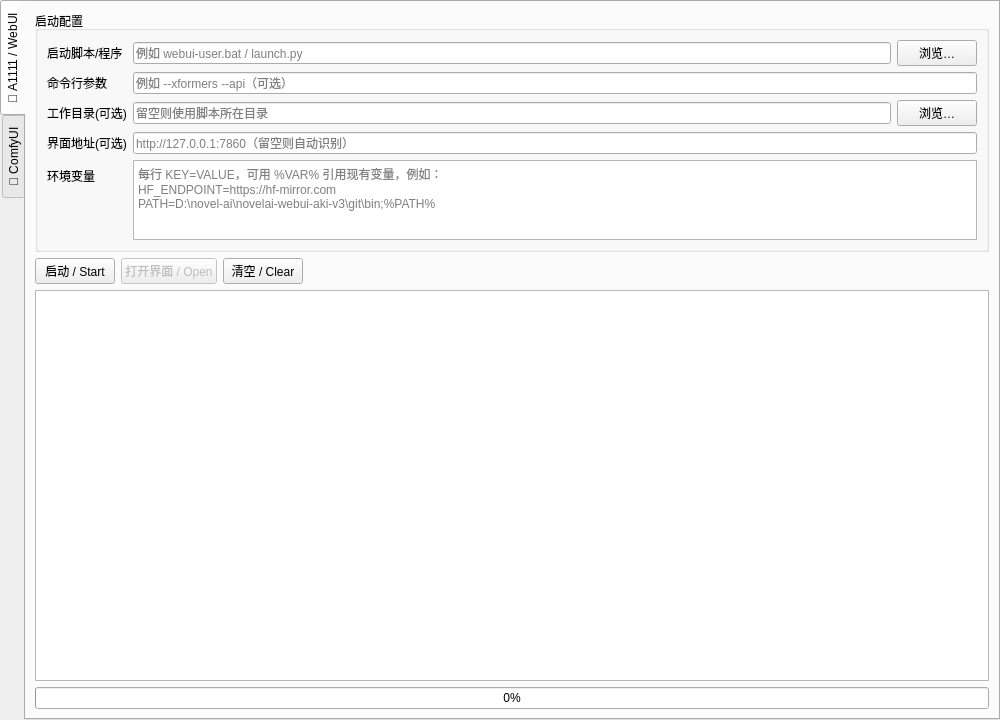
<?xml version="1.0" encoding="UTF-8"?>
<ui version="4.0">
 <class>LauncherWidget</class>
 <widget class="QWidget" name="LauncherWidget">
  <property name="geometry">
   <rect>
    <x>0</x>
    <y>0</y>
    <width>1000</width>
    <height>720</height>
   </rect>
  </property>
  <layout class="QVBoxLayout" name="verticalLayoutRoot">
   <property name="spacing">
    <number>0</number>
   </property>
   <property name="leftMargin">
    <number>0</number>
   </property>
   <property name="topMargin">
    <number>0</number>
   </property>
   <property name="rightMargin">
    <number>0</number>
   </property>
   <property name="bottomMargin">
    <number>0</number>
   </property>
   <item>
    <widget class="QTabWidget" name="targetTabs">
     <property name="tabPosition">
      <enum>QTabWidget::TabPosition::West</enum>
     </property>
     <property name="currentIndex">
      <number>0</number>
     </property>
     <widget class="QWidget" name="pageA1111">
      <attribute name="title">
       <string>🎨 A1111 / WebUI</string>
      </attribute>
      <layout class="QVBoxLayout" name="layoutA1111">
       <item>
        <widget class="QGroupBox" name="groupA1111">
         <property name="sizePolicy">
          <sizepolicy hsizetype="Preferred" vsizetype="Maximum">
           <horstretch>0</horstretch>
           <verstretch>0</verstretch>
          </sizepolicy>
         </property>
         <property name="title">
          <string>启动配置</string>
         </property>
         <layout class="QFormLayout" name="formA1111">
          <item row="0" column="0">
           <widget class="QLabel" name="lblScriptA1111">
            <property name="text">
             <string>启动脚本/程序</string>
            </property>
           </widget>
          </item>
          <item row="0" column="1">
           <layout class="QHBoxLayout" name="rowScriptA1111">
            <item>
             <widget class="QLineEdit" name="editScript_a1111">
              <property name="placeholderText">
               <string>例如 webui-user.bat / launch.py</string>
              </property>
             </widget>
            </item>
            <item>
             <widget class="QPushButton" name="btnBrowse_a1111">
              <property name="text">
               <string>浏览…</string>
              </property>
             </widget>
            </item>
           </layout>
          </item>
          <item row="1" column="0">
           <widget class="QLabel" name="lblArgsA1111">
            <property name="text">
             <string>命令行参数</string>
            </property>
           </widget>
          </item>
          <item row="1" column="1">
           <widget class="QLineEdit" name="editArgs_a1111">
            <property name="placeholderText">
             <string>例如 --xformers --api（可选）</string>
            </property>
           </widget>
          </item>
          <item row="2" column="0">
           <widget class="QLabel" name="lblWorkdirA1111">
            <property name="text">
             <string>工作目录(可选)</string>
            </property>
           </widget>
          </item>
          <item row="2" column="1">
           <layout class="QHBoxLayout" name="rowWorkdirA1111">
            <item>
             <widget class="QLineEdit" name="editWorkdir_a1111">
              <property name="placeholderText">
               <string>留空则使用脚本所在目录</string>
              </property>
             </widget>
            </item>
            <item>
             <widget class="QPushButton" name="btnBrowseWd_a1111">
              <property name="text">
               <string>浏览…</string>
              </property>
             </widget>
            </item>
           </layout>
          </item>
          <item row="3" column="0">
           <widget class="QLabel" name="lblUrlA1111">
            <property name="text">
             <string>界面地址(可选)</string>
            </property>
           </widget>
          </item>
          <item row="3" column="1">
           <widget class="QLineEdit" name="editUrl_a1111">
            <property name="placeholderText">
             <string>http://127.0.0.1:7860（留空则自动识别）</string>
            </property>
           </widget>
          </item>
          <item row="4" column="0">
           <widget class="QLabel" name="lblEnvA1111">
            <property name="text">
             <string>环境变量</string>
            </property>
           </widget>
          </item>
          <item row="4" column="1">
           <widget class="QPlainTextEdit" name="editEnv_a1111">
            <property name="sizePolicy">
             <sizepolicy hsizetype="Expanding" vsizetype="Maximum">
              <horstretch>0</horstretch>
              <verstretch>0</verstretch>
             </sizepolicy>
            </property>
            <property name="minimumSize">
             <size>
              <width>0</width>
              <height>64</height>
             </size>
            </property>
            <property name="maximumSize">
             <size>
              <width>16777215</width>
              <height>80</height>
             </size>
            </property>
            <property name="placeholderText">
             <string>每行 KEY=VALUE，可用 %VAR% 引用现有变量，例如：
HF_ENDPOINT=https://hf-mirror.com
PATH=D:\novel-ai\novelai-webui-aki-v3\git\bin;%PATH%</string>
            </property>
           </widget>
          </item>
         </layout>
        </widget>
       </item>
       <item>
        <layout class="QHBoxLayout" name="controlsA1111">
         <item>
          <widget class="QPushButton" name="btnStartStop_a1111">
           <property name="text">
            <string>启动 / Start</string>
           </property>
          </widget>
         </item>
         <item>
          <widget class="QPushButton" name="btnOpen_a1111">
           <property name="enabled">
            <bool>false</bool>
           </property>
           <property name="text">
            <string>打开界面 / Open</string>
           </property>
          </widget>
         </item>
         <item>
          <widget class="QPushButton" name="btnClear_a1111">
           <property name="text">
            <string>清空 / Clear</string>
           </property>
          </widget>
         </item>
         <item>
          <spacer name="controlsSpacerA1111">
           <property name="orientation">
            <enum>Qt::Orientation::Horizontal</enum>
           </property>
           <property name="sizeHint" stdset="0">
            <size>
             <width>40</width>
             <height>20</height>
            </size>
           </property>
          </spacer>
         </item>
        </layout>
       </item>
       <item>
        <widget class="QPlainTextEdit" name="console_a1111">
         <property name="readOnly">
          <bool>true</bool>
         </property>
        </widget>
       </item>
       <item>
        <widget class="QProgressBar" name="progress_a1111">
         <property name="visible">
          <bool>false</bool>
         </property>
         <property name="value">
          <number>0</number>
         </property>
        </widget>
       </item>
      </layout>
     </widget>
     <widget class="QWidget" name="pageComfyUI">
      <attribute name="title">
       <string>🧩 ComfyUI</string>
      </attribute>
      <layout class="QVBoxLayout" name="layoutComfyUI">
       <item>
        <widget class="QGroupBox" name="groupComfyUI">
         <property name="sizePolicy">
          <sizepolicy hsizetype="Preferred" vsizetype="Maximum">
           <horstretch>0</horstretch>
           <verstretch>0</verstretch>
          </sizepolicy>
         </property>
         <property name="title">
          <string>启动配置</string>
         </property>
         <layout class="QFormLayout" name="formComfyUI">
          <item row="0" column="0">
           <widget class="QLabel" name="lblScriptComfyUI">
            <property name="text">
             <string>启动脚本/程序</string>
            </property>
           </widget>
          </item>
          <item row="0" column="1">
           <layout class="QHBoxLayout" name="rowScriptComfyUI">
            <item>
             <widget class="QLineEdit" name="editScript_comfyui">
              <property name="placeholderText">
               <string>例如 run_nvidia_gpu.bat / main.py</string>
              </property>
             </widget>
            </item>
            <item>
             <widget class="QPushButton" name="btnBrowse_comfyui">
              <property name="text">
               <string>浏览…</string>
              </property>
             </widget>
            </item>
           </layout>
          </item>
          <item row="1" column="0">
           <widget class="QLabel" name="lblArgsComfyUI">
            <property name="text">
             <string>命令行参数</string>
            </property>
           </widget>
          </item>
          <item row="1" column="1">
           <widget class="QLineEdit" name="editArgs_comfyui">
            <property name="placeholderText">
             <string>例如 --listen --port 8188（可选）</string>
            </property>
           </widget>
          </item>
          <item row="2" column="0">
           <widget class="QLabel" name="lblWorkdirComfyUI">
            <property name="text">
             <string>工作目录(可选)</string>
            </property>
           </widget>
          </item>
          <item row="2" column="1">
           <layout class="QHBoxLayout" name="rowWorkdirComfyUI">
            <item>
             <widget class="QLineEdit" name="editWorkdir_comfyui">
              <property name="placeholderText">
               <string>留空则使用脚本所在目录</string>
              </property>
             </widget>
            </item>
            <item>
             <widget class="QPushButton" name="btnBrowseWd_comfyui">
              <property name="text">
               <string>浏览…</string>
              </property>
             </widget>
            </item>
           </layout>
          </item>
          <item row="3" column="0">
           <widget class="QLabel" name="lblUrlComfyUI">
            <property name="text">
             <string>界面地址(可选)</string>
            </property>
           </widget>
          </item>
          <item row="3" column="1">
           <widget class="QLineEdit" name="editUrl_comfyui">
            <property name="placeholderText">
             <string>http://127.0.0.1:8188（留空则自动识别）</string>
            </property>
           </widget>
          </item>
          <item row="4" column="0">
           <widget class="QLabel" name="lblEnvComfyUI">
            <property name="text">
             <string>环境变量</string>
            </property>
           </widget>
          </item>
          <item row="4" column="1">
           <widget class="QPlainTextEdit" name="editEnv_comfyui">
            <property name="sizePolicy">
             <sizepolicy hsizetype="Expanding" vsizetype="Maximum">
              <horstretch>0</horstretch>
              <verstretch>0</verstretch>
             </sizepolicy>
            </property>
            <property name="minimumSize">
             <size>
              <width>0</width>
              <height>64</height>
             </size>
            </property>
            <property name="maximumSize">
             <size>
              <width>16777215</width>
              <height>80</height>
             </size>
            </property>
            <property name="placeholderText">
             <string>每行 KEY=VALUE，可用 %VAR% 引用现有变量，例如：
HF_ENDPOINT=https://hf-mirror.com</string>
            </property>
           </widget>
          </item>
         </layout>
        </widget>
       </item>
       <item>
        <layout class="QHBoxLayout" name="controlsComfyUI">
         <item>
          <widget class="QPushButton" name="btnStartStop_comfyui">
           <property name="text">
            <string>启动 / Start</string>
           </property>
          </widget>
         </item>
         <item>
          <widget class="QPushButton" name="btnOpen_comfyui">
           <property name="enabled">
            <bool>false</bool>
           </property>
           <property name="text">
            <string>打开界面 / Open</string>
           </property>
          </widget>
         </item>
         <item>
          <widget class="QPushButton" name="btnClear_comfyui">
           <property name="text">
            <string>清空 / Clear</string>
           </property>
          </widget>
         </item>
         <item>
          <spacer name="controlsSpacerComfyUI">
           <property name="orientation">
            <enum>Qt::Orientation::Horizontal</enum>
           </property>
           <property name="sizeHint" stdset="0">
            <size>
             <width>40</width>
             <height>20</height>
            </size>
           </property>
          </spacer>
         </item>
        </layout>
       </item>
       <item>
        <widget class="QPlainTextEdit" name="console_comfyui">
         <property name="readOnly">
          <bool>true</bool>
         </property>
        </widget>
       </item>
       <item>
        <widget class="QProgressBar" name="progress_comfyui">
         <property name="visible">
          <bool>false</bool>
         </property>
         <property name="value">
          <number>0</number>
         </property>
        </widget>
       </item>
      </layout>
     </widget>
    </widget>
   </item>
  </layout>
 </widget>
 <resources/>
 <connections/>
</ui>
